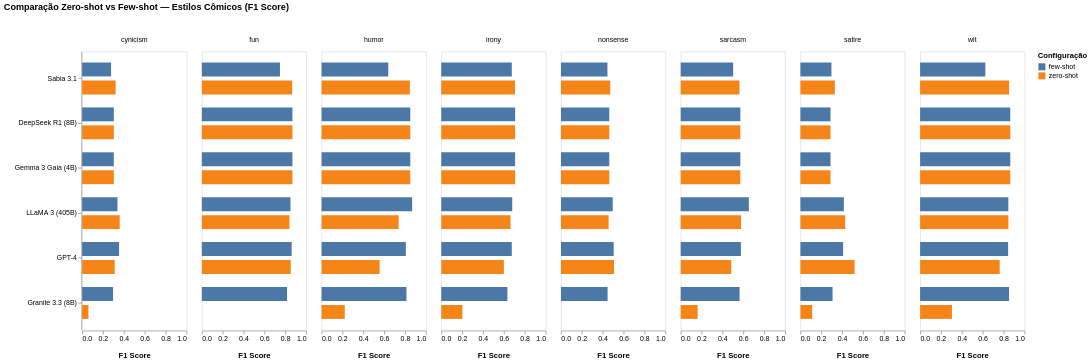

The notebook cell saved with this chart:
### Code cell
valid_models = [
    model for model in df_comic['model'].unique()
    if all(
        isinstance(v, dict) and 'f1_score' in v and all(pd.notna(score) for score in v['f1_score'].values())
        for v in df_comic.loc[df_comic['model'] == model, 'score']
    ) and model != 'Gemini 2.5 Flash'
]

df_comic_plot = df_comic[df_comic['model'].isin(valid_models)].copy()

# Expandir os dicionários f1_score em linhas longas
rows = []
for _, row in df_comic_plot.iterrows():
    f1_scores = row['score']['f1_score']
    for style, value in f1_scores.items():
        if pd.notna(value):
            rows.append({
                'model': row['model'],
                'setting': row['setting'],
                'style': style,
                'score': value
            })

df_comic_long = pd.DataFrame(rows)

# Ordenar modelos pelo zero-shot (média de todos os estilos)
model_order = (
    df_comic_long[df_comic_long['setting'] == 'zero-shot']
    .groupby('model')['score'].mean()
    .sort_values(ascending=False)
    .index.tolist()
)

# Transformar setting em categoria ordenada
df_comic_long['setting'] = pd.Categorical(df_comic_long['setting'], categories=['zero-shot', 'few-shot'], ordered=True)

# Gráfico horizontal: barras por estilo, zero-shot acima do few-shot
chart_comic = alt.Chart(df_comic_long).mark_bar(size=20).encode(
    y=alt.Y('model:N', sort=model_order, title=' ', axis=alt.Axis(grid=False)),
    x=alt.X('score:Q', title='F1 Score', axis=alt.Axis(grid=False, titleY=30), scale=alt.Scale(domain=[0,1], clamp=True)),
    color=alt.Color('setting:N', title='Configuração'),
    yOffset=alt.YOffset('setting:N'),
    column=alt.Column('style:N', title=' ')  # cada estilo em uma coluna
).properties(
    width=150,
    height=400,
    title='Comparação Zero-shot vs Few-shot — Estilos Cômicos (F1 Score)'
)

# Salvar e mostrar
visus_path = visus_folder_name
os.makedirs(visus_path, exist_ok=True)
chart_comic.save(os.path.join(visus_path, "comic_styles_vertical_barras.png"), scale_factor=3.0)
chart_comic.show()

### Figure 1 — Vega-Lite specification as saved in the notebook (floating-point values rounded to 4 significant figures)
{"config": {"view": {"continuousWidth": 300, "continuousHeight": 300}}, "data": {"name": "data-627839760bf2ccdcd27422a745cc64c7"}, "mark": {"type": "bar", "size": 20}, "encoding": {"color": {"field": "setting", "title": "Configuração", "type": "nominal"}, "column": {"field": "style", "title": " ", "type": "nominal"}, "x": {"axis": {"grid": false, "titleY": 30}, "field": "score", "scale": {"clamp": true, "domain": [0, 1]}, "title": "F1 Score", "type": "quantitative"}, "y": {"axis": {"grid": false}, "field": "model", "sort": ["Sabia 3.1", "DeepSeek R1 (8B)", "Gemma 3 Gaia (4B)", "LLaMA 3 (405B)", "GPT-4", "Granite 3.3 (8B)"], "title": " ", "type": "nominal"}, "yOffset": {"field": "setting", "type": "nominal"}}, "height": 400, "title": "Comparação Zero-shot vs Few-shot — Estilos Cômicos (F1 Score)", "width": 150, "$schema": "https://vega.github.io/schema/vega-lite/v5.20.1.json", "datasets": {"data-627839760bf2ccdcd27422a745cc64c7": [{"model": "Gemma 3 Gaia (4B)", "setting": "zero-shot", "style": "fun", "score": 0.8677}, {"model": "Gemma 3 Gaia (4B)", "setting": "zero-shot", "style": "humor", "score": 0.8499}, {"model": "Gemma 3 Gaia (4B)", "setting": "zero-shot", "style": "nonsense", "score": 0.4628}, {"model": "Gemma 3 Gaia (4B)", "setting": "zero-shot", "style": "wit", "score": 0.8636}, {"model": "Gemma 3 Gaia (4B)", "setting": "zero-shot", "style": "irony", "score": 0.7075}, {"model": "Gemma 3 Gaia (4B)", "setting": "zero-shot", "style": "satire", "score": 0.2883}, {"model": "Gemma 3 Gaia (4B)", "setting": "zero-shot", "style": "sarcasm", "score": 0.5714}, {"model": "Gemma 3 Gaia (4B)", "setting": "zero-shot", "style": "cynicism", "score": 0.3036}, {"model": "Gemma 3 Gaia (4B)", "setting": "few-shot", "style": "fun", "score": 0.8677}, {"model": "Gemma 3 Gaia (4B)", "setting": "few-shot", "style": "humor", "score": 0.8499}, {"model": "Gemma 3 Gaia (4B)", "setting": "few-shot", "style": "nonsense", "score": 0.4628}, {"model": "Gemma 3 Gaia (4B)", "setting": "few-shot", "style": "wit", "score": 0.8636}, {"model": "Gemma 3 Gaia (4B)", "setting": "few-shot", "style": "irony", "score": 0.7075}, {"model": "Gemma 3 Gaia (4B)", "setting": "few-shot", "style": "satire", "score": 0.2883}, {"model": "Gemma 3 Gaia (4B)", "setting": "few-shot", "style": "sarcasm", "score": 0.5714}, {"model": "Gemma 3 Gaia (4B)", "setting": "few-shot", "style": "cynicism", "score": 0.3036}, {"model": "Sabia 3.1", "setting": "zero-shot", "style": "fun", "score": 0.8654}, {"model": "Sabia 3.1", "setting": "zero-shot", "style": "humor", "score": 0.8463}, {"model": "Sabia 3.1", "setting": "zero-shot", "style": "nonsense", "score": 0.472}, {"model": "Sabia 3.1", "setting": "zero-shot", "style": "wit", "score": 0.8526}, {"model": "Sabia 3.1", "setting": "zero-shot", "style": "irony", "score": 0.7062}, {"model": "Sabia 3.1", "setting": "zero-shot", "style": "satire", "score": 0.3295}, {"model": "Sabia 3.1", "setting": "zero-shot", "style": "sarcasm", "score": 0.5629}, {"model": "Sabia 3.1", "setting": "zero-shot", "style": "cynicism", "score": 0.3208}, {"model": "Sabia 3.1", "setting": "few-shot", "style": "fun", "score": 0.7482}, {"model": "Sabia 3.1", "setting": "few-shot", "style": "humor", "score": 0.6391}, {"model": "Sabia 3.1", "setting": "few-shot", "style": "nonsense", "score": 0.445}, {"model": "Sabia 3.1", "setting": "few-shot", "style": "wit", "score": 0.6248}, {"model": "Sabia 3.1", "setting": "few-shot", "style": "irony", "score": 0.6754}, {"model": "Sabia 3.1", "setting": "few-shot", "style": "satire", "score": 0.2973}, {"model": "Sabia 3.1", "setting": "few-shot", "style": "sarcasm", "score": 0.5024}, {"model": "Sabia 3.1", "setting": "few-shot", "style": "cynicism", "score": 0.2772}, {"model": "Granite 3.3 (8B)", "setting": "zero-shot", "style": "fun", "score": 0.0}, {"model": "Granite 3.3 (8B)", "setting": "zero-shot", "style": "humor", "score": 0.2222}, {"model": "Granite 3.3 (8B)", "setting": "zero-shot", "style": "nonsense", "score": 0.0}, {"model": "Granite 3.3 (8B)", "setting": "zero-shot", "style": "wit", "score": 0.305}, {"model": "Granite 3.3 (8B)", "setting": "zero-shot", "style": "irony", "score": 0.2025}, {"model": "Granite 3.3 (8B)", "setting": "zero-shot", "style": "satire", "score": 0.1132}, {"model": "Granite 3.3 (8B)", "setting": "zero-shot", "style": "sarcasm", "score": 0.1626}, {"model": "Granite 3.3 (8B)", "setting": "zero-shot", "style": "cynicism", "score": 0.06061}, {"model": "Granite 3.3 (8B)", "setting": "few-shot", "style": "fun", "score": 0.8159}, {"model": "Granite 3.3 (8B)", "setting": "few-shot", "style": "humor", "score": 0.8135}, {"model": "Granite 3.3 (8B)", "setting": "few-shot", "style": "nonsense", "score": 0.4463}, {"model": "Granite 3.3 (8B)", "setting": "few-shot", "style": "wit", "score": 0.8519}, {"model": "Granite 3.3 (8B)", "setting": "few-shot", "style": "irony", "score": 0.6334}, {"model": "Granite 3.3 (8B)", "setting": "few-shot", "style": "satire", "score": 0.308}, {"model": "Granite 3.3 (8B)", "setting": "few-shot", "style": "sarcasm", "score": 0.5641}, {"model": "Granite 3.3 (8B)", "setting": "few-shot", "style": "cynicism", "score": 0.2966}, {"model": "GPT-4", "setting": "zero-shot", "style": "fun", "score": 0.8515}, {"model": "GPT-4", "setting": "zero-shot", "style": "humor", "score": 0.5562}, {"model": "GPT-4", "setting": "zero-shot", "style": "nonsense", "score": 0.5082}, {"model": "GPT-4", "setting": "zero-shot", "style": "wit", "score": 0.7623}, {"model": "GPT-4", "setting": "zero-shot", "style": "irony", "score": 0.5996}, {"model": "GPT-4", "setting": "zero-shot", "style": "satire", "score": 0.5191}, {"model": "GPT-4", "setting": "zero-shot", "style": "sarcasm", "score": 0.4843}, {"model": "GPT-4", "setting": "zero-shot", "style": "cynicism", "score": 0.3121}, {"model": "GPT-4", "setting": "few-shot", "style": "fun", "score": 0.8603}, {"model": "GPT-4", "setting": "few-shot", "style": "humor", "score": 0.8073}, {"model": "GPT-4", "setting": "few-shot", "style": "nonsense", "score": 0.5051}, {"model": "GPT-4", "setting": "few-shot", "style": "wit", "score": 0.843}, {"model": "GPT-4", "setting": "few-shot", "style": "irony", "score": 0.6753}, {"model": "GPT-4", "setting": "few-shot", "style": "satire", "score": 0.4092}, {"model": "GPT-4", "setting": "few-shot", "style": "sarcasm", "score": 0.5769}, {"model": "GPT-4", "setting": "few-shot", "style": "cynicism", "score": 0.3538}, {"model": "LLaMA 3 (405B)", "setting": "zero-shot", "style": "fun", "score": 0.8389}, {"model": "LLaMA 3 (405B)", "setting": "zero-shot", "style": "humor", "score": 0.7385}, {"model": "LLaMA 3 (405B)", "setting": "zero-shot", "style": "nonsense", "score": 0.4563}, {"model": "LLaMA 3 (405B)", "setting": "zero-shot", "style": "wit", "score": 0.8458}, {"model": "LLaMA 3 (405B)", "setting": "zero-shot", "style": "irony", "score": 0.6635}, {"model": "LLaMA 3 (405B)", "setting": "zero-shot", "style": "satire", "score": 0.4293}, {"model": "LLaMA 3 (405B)", "setting": "zero-shot", "style": "sarcasm", "score": 0.578}, {"model": "LLaMA 3 (405B)", "setting": "zero-shot", "style": "cynicism", "score": 0.36}, {"model": "LLaMA 3 (405B)", "setting": "few-shot", "style": "fun", "score": 0.849}, {"model": "LLaMA 3 (405B)", "setting": "few-shot", "style": "humor", "score": 0.868}, {"model": "LLaMA 3 (405B)", "setting": "few-shot", "style": "nonsense", "score": 0.4957}, {"model": "LLaMA 3 (405B)", "setting": "few-shot", "style": "wit", "score": 0.8452}, {"model": "LLaMA 3 (405B)", "setting": "few-shot", "style": "irony", "score": 0.6798}, {"model": "LLaMA 3 (405B)", "setting": "few-shot", "style": "satire", "score": 0.4163}, {"model": "LLaMA 3 (405B)", "setting": "few-shot", "style": "sarcasm", "score": 0.653}, {"model": "LLaMA 3 (405B)", "setting": "few-shot", "style": "cynicism", "score": 0.3386}, {"model": "DeepSeek R1 (8B)", "setting": "zero-shot", "style": "fun", "score": 0.8677}, {"model": "DeepSeek R1 (8B)", "setting": "zero-shot", "style": "humor", "score": 0.8499}, {"model": "DeepSeek R1 (8B)", "setting": "zero-shot", "style": "nonsense", "score": 0.4628}, {"model": "DeepSeek R1 (8B)", "setting": "zero-shot", "style": "wit", "score": 0.8636}, {"model": "DeepSeek R1 (8B)", "setting": "zero-shot", "style": "irony", "score": 0.7075}, {"model": "DeepSeek R1 (8B)", "setting": "zero-shot", "style": "satire", "score": 0.2883}, {"model": "DeepSeek R1 (8B)", "setting": "zero-shot", "style": "sarcasm", "score": 0.5714}, {"model": "DeepSeek R1 (8B)", "setting": "zero-shot", "style": "cynicism", "score": 0.3036}, {"model": "DeepSeek R1 (8B)", "setting": "few-shot", "style": "fun", "score": 0.8677}, {"model": "DeepSeek R1 (8B)", "setting": "few-shot", "style": "humor", "score": 0.8499}, {"model": "DeepSeek R1 (8B)", "setting": "few-shot", "style": "nonsense", "score": 0.4628}, {"model": "DeepSeek R1 (8B)", "setting": "few-shot", "style": "wit", "score": 0.8636}, {"model": "DeepSeek R1 (8B)", "setting": "few-shot", "style": "irony", "score": 0.7075}, {"model": "DeepSeek R1 (8B)", "setting": "few-shot", "style": "satire", "score": 0.2883}, {"model": "DeepSeek R1 (8B)", "setting": "few-shot", "style": "sarcasm", "score": 0.5714}, {"model": "DeepSeek R1 (8B)", "setting": "few-shot", "style": "cynicism", "score": 0.3036}]}}
